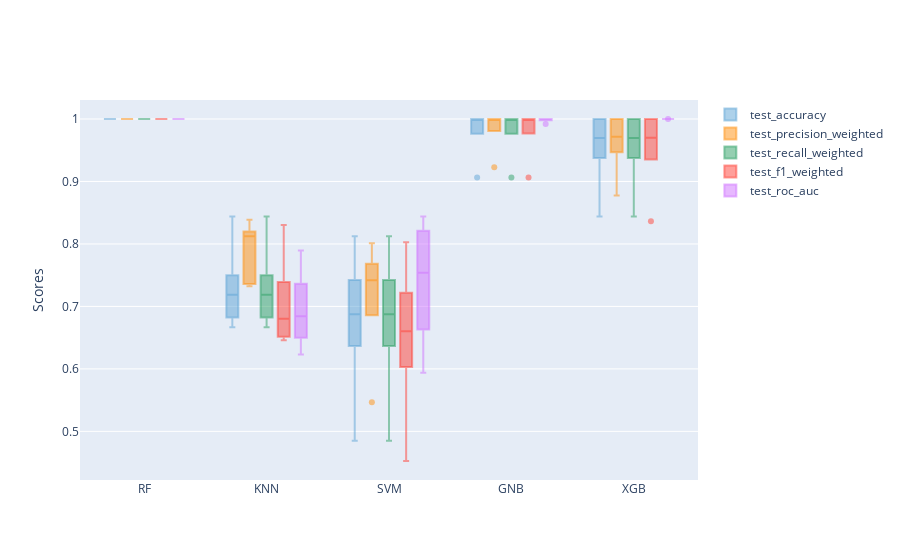

Source (notebook cell):
### Code cell
fig = go.Figure()

cols_metric = [col for col in df_results.columns if col.startswith('test')]
colors = ['rgba(93, 164, 214, 0.5)', 'rgba(255, 144, 14, 0.5)', 'rgba(44, 160, 101, 0.5)',
          'rgba(255, 65, 54, 0.5)', 'rgba(207, 114, 255, 0.5)', 'rgba(127, 96, 0, 0.5)']

for i, metric in enumerate(cols_metric):
    fig.add_trace(go.Box(
        y=df_results[metric],
        x=df_results["model"],
        name=metric,
        marker_color=colors[i]
    ))

fig.update_layout(
    yaxis_title='Scores',
    boxmode='group' # group together boxes of the different traces for each value of x
)
fig.show()

### Figure 1 — Plotly figure (JSON) as saved in the notebook; plotly's stock layout.template omitted (floating-point values rounded to 4 significant figures)
{"data": [{"marker": {"color": "rgba(93, 164, 214, 0.5)"}, "name": "test_accuracy", "type": "box", "x": ["RF", "RF", "RF", "RF", "RF", "KNN", "KNN", "KNN", "KNN", "KNN", "SVM", "SVM", "SVM", "SVM", "SVM", "GNB", "GNB", "GNB", "GNB", "GNB", "XGB", "XGB", "XGB", "XGB", "XGB"], "y": [1, 1, 1, 1, 1, 0.6667, 0.7188, 0.8438, 0.6875, 0.7188, 0.4848, 0.6875, 0.8125, 0.7188, 0.6875, 1, 1, 1, 0.9062, 1, 0.9697, 0.8438, 0.9688, 1, 1]}, {"marker": {"color": "rgba(255, 144, 14, 0.5)"}, "name": "test_precision_weighted", "type": "box", "x": ["RF", "RF", "RF", "RF", "RF", "KNN", "KNN", "KNN", "KNN", "KNN", "SVM", "SVM", "SVM", "SVM", "SVM", "GNB", "GNB", "GNB", "GNB", "GNB", "XGB", "XGB", "XGB", "XGB", "XGB"], "y": [1, 1, 1, 1, 1, 0.8133, 0.8125, 0.8389, 0.7324, 0.7372, 0.5465, 0.7324, 0.8013, 0.7575, 0.7418, 1, 1, 1, 0.9228, 1, 0.9717, 0.8777, 0.97, 1, 1]}, {"marker": {"color": "rgba(44, 160, 101, 0.5)"}, "name": "test_recall_weighted", "type": "box", "x": ["RF", "RF", "RF", "RF", "RF", "KNN", "KNN", "KNN", "KNN", "KNN", "SVM", "SVM", "SVM", "SVM", "SVM", "GNB", "GNB", "GNB", "GNB", "GNB", "XGB", "XGB", "XGB", "XGB", "XGB"], "y": [1, 1, 1, 1, 1, 0.6667, 0.7188, 0.8438, 0.6875, 0.7188, 0.4848, 0.6875, 0.8125, 0.7188, 0.6875, 1, 1, 1, 0.9062, 1, 0.9697, 0.8438, 0.9688, 1, 1]}, {"marker": {"color": "rgba(255, 65, 54, 0.5)"}, "name": "test_f1_weighted", "type": "box", "x": ["RF", "RF", "RF", "RF", "RF", "KNN", "KNN", "KNN", "KNN", "KNN", "SVM", "SVM", "SVM", "SVM", "SVM", "GNB", "GNB", "GNB", "GNB", "GNB", "XGB", "XGB", "XGB", "XGB", "XGB"], "y": [1, 1, 1, 1, 1, 0.6458, 0.6803, 0.8303, 0.6534, 0.7087, 0.4526, 0.6534, 0.8029, 0.6948, 0.6604, 1, 1, 1, 0.9065, 1, 0.9698, 0.8363, 0.968, 1, 1]}, {"marker": {"color": "rgba(207, 114, 255, 0.5)"}, "name": "test_roc_auc", "type": "box", "x": ["RF", "RF", "RF", "RF", "RF", "KNN", "KNN", "KNN", "KNN", "KNN", "SVM", "SVM", "SVM", "SVM", "SVM", "GNB", "GNB", "GNB", "GNB", "GNB", "XGB", "XGB", "XGB", "XGB", "XGB"], "y": [1, 1, 1, 1, 1, 0.6842, 0.623, 0.7188, 0.7897, 0.6588, 0.594, 0.754, 0.8438, 0.8135, 0.6863, 1, 1, 1, 0.9921, 1, 1, 1.0, 1, 1, 1]}], "layout": {"boxmode": "group", "yaxis": {"title": {"text": "Scores"}}}}
